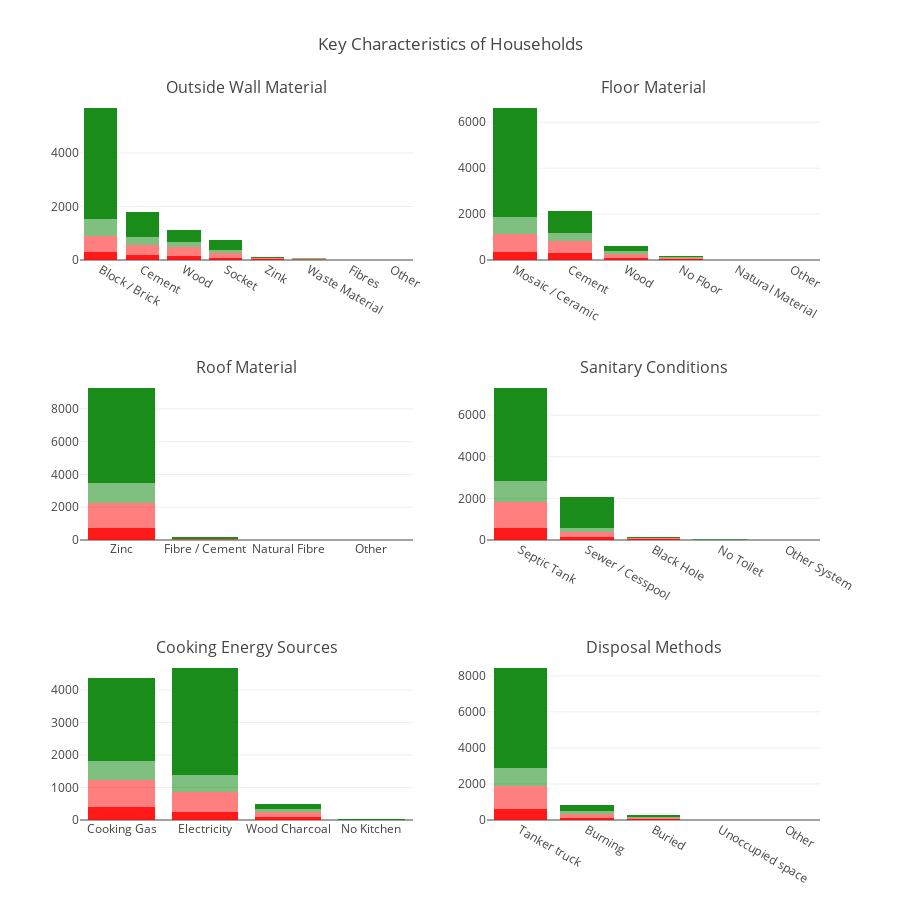

The code cell stored with this chart in its notebook:
### Markdown cell above
## 4. Key Characteristics of the Households 

## 4.1 Household Materials and Methods

### Code cell
def find_prominent(row, mats):
    for c in mats:
        if row[c] == 1:
            return c
    return 

def combine(starter, colname, title, replacemap):
    mats = [c for c in train.columns if c.startswith(starter)]
    train[colname] = train.apply(lambda row : find_prominent(row, mats), axis=1)
    train[colname] = train[colname].apply(lambda x : replacemap[x] if x != None else x )

    om1 = train[train['Target'] == 1][colname].value_counts().to_frame()
    om2 = train[train['Target'] == 2][colname].value_counts().to_frame()
    om3 = train[train['Target'] == 3][colname].value_counts().to_frame()
    om4 = train[train['Target'] == 4][colname].value_counts().to_frame()

    trace1 = go.Bar(y=om1[colname], x=om1.index, name="Extereme", marker=dict(color='red', opacity=0.9))
    trace2 = go.Bar(y=om2[colname], x=om2.index, name="Moderate", marker=dict(color='red', opacity=0.5))
    trace3 = go.Bar(y=om3[colname], x=om3.index, name="Vulnerable", marker=dict(color='green', opacity=0.5))
    trace4 = go.Bar(y=om4[colname], x=om4.index, name="NonVulnerable", marker=dict(color='green', opacity=0.9))
    return [trace1, trace2, trace3, trace4]

titles = ["Outside Wall Material", "Floor Material", "Roof Material", "Sanitary Conditions", "Cooking Energy Sources", "Disposal Methods"]
fig = tools.make_subplots(rows=3, cols=2, print_grid=False, subplot_titles=titles)

### outside material
flr = {'paredblolad' : "Block / Brick", "paredpreb" : "Cement", "paredmad" : "Wood",
      "paredzocalo" : "Socket", "pareddes" : "Waste Material", "paredfibras" : "Fibres",
      "paredother" : "Other", "paredzinc": "Zink"}
res = combine("pared", "outside_material", "Predominanat Material of the External Walls", flr)      
for x in res:
    fig.append_trace(x, 1, 1)

### floor material 
flr = {'pisomoscer' : "Mosaic / Ceramic", "pisocemento" : "Cement", "pisonatur" : "Natural Material",
      "pisonotiene" : "No Floor", "pisomadera" : "Wood", "pisoother" : "Other"}
res = combine("piso", "floor_material", "Floor Material of the Households", flr)
for x in res:
    fig.append_trace(x, 1, 2)

### Roof Material
flr = {'techozinc' : "Zinc", "techoentrepiso" : "Fibre / Cement", "techocane" : "Natural Fibre", "techootro" : "Other"}
res = combine("tech", "roof_material", "Roof Material of the Households", flr)  
for x in res:
    fig.append_trace(x, 2, 1)


### Sanitary Conditions
flr = {'sanitario1' : "No Toilet", "sanitario2" : "Sewer / Cesspool", "sanitario3" : "Septic Tank",
       "sanitario5" : "Black Hole", "sanitario6" : "Other System"}
res = combine("sanit", "sanitary", "Sanitary Conditions of the Households", flr)
for x in res:
    fig.append_trace(x, 2, 2)

### Energy Source
flr = {'energcocinar1' : "No Kitchen", "energcocinar2" : "Electricity", "energcocinar3" : "Cooking Gas",
       "energcocinar4" : "Wood Charcoal"}
res = combine("energ", "energy_source", "Main source of energy for cooking", flr)  
for x in res:
    fig.append_trace(x, 3, 1)

### Disposal Methods
flr = {"elimbasu1":"Tanker truck",
"elimbasu2": "Buried",
"elimbasu3": "Burning",
"elimbasu4": "Unoccupied space",
"elimbasu5": "River",
"elimbasu6": "Other"}
res = combine("elim", "waste_method", "Rubbish Disposals Method", flr)  
for x in res:
    fig.append_trace(x, 3, 2)

fig['layout'].update(height=900, title="Key Characteristics of Households", barmode="stack", showlegend=False)
iplot(fig)

### Figure 1 — Plotly figure (JSON) as saved in the notebook; plotly's stock layout.template omitted (floating-point values rounded to 4 significant figures)
{"data": [{"marker": {"color": "red", "opacity": 0.9}, "name": "Extereme", "type": "bar", "uid": "0bb3727e-e7be-4a0e-a6f1-719856e9ba90", "x": ["Block / Brick", "Cement", "Wood", "Socket", "Zink", "Waste Material", "Fibres"], "xaxis": "x", "y": [295, 187, 154, 81, 24, 12, 2], "yaxis": "y"}, {"marker": {"color": "red", "opacity": 0.5}, "name": "Moderate", "type": "bar", "uid": "c8ab0936-bafc-4a1d-96f3-426bf488fce1", "x": ["Block / Brick", "Cement", "Wood", "Socket", "Waste Material", "Zink", "Fibres", "Other"], "xaxis": "x", "y": [609, 392, 327, 181, 42, 34, 7, 5], "yaxis": "y"}, {"marker": {"color": "green", "opacity": 0.5}, "name": "Vulnerable", "type": "bar", "uid": "170bff13-8597-4342-ba4e-996d7746e8ed", "x": ["Block / Brick", "Cement", "Wood", "Socket", "Waste Material", "Zink"], "xaxis": "x", "y": [620, 282, 174, 118, 11, 4], "yaxis": "y"}, {"marker": {"color": "green", "opacity": 0.9}, "name": "NonVulnerable", "type": "bar", "uid": "162d7886-a4ee-4076-97c4-04db0c0a0868", "x": ["Block / Brick", "Cement", "Wood", "Socket", "Zink", "Waste Material", "Other", "Fibres"], "xaxis": "x", "y": [4153, 936, 450, 363, 63, 17, 9, 5], "yaxis": "y"}, {"marker": {"color": "red", "opacity": 0.9}, "name": "Extereme", "type": "bar", "uid": "a4bdcfc2-3c44-4d78-a930-5e22cc8b5929", "x": ["Mosaic / Ceramic", "Cement", "Wood", "No Floor", "Natural Material"], "xaxis": "x2", "y": [352, 285, 84, 33, 1], "yaxis": "y2"}, {"marker": {"color": "red", "opacity": 0.5}, "name": "Moderate", "type": "bar", "uid": "8392d2a4-9762-4ad8-ad47-ef872cf6ca81", "x": ["Mosaic / Ceramic", "Cement", "Wood", "No Floor", "Natural Material"], "xaxis": "x2", "y": [789, 561, 176, 62, 9], "yaxis": "y2"}, {"marker": {"color": "green", "opacity": 0.5}, "name": "Vulnerable", "type": "bar", "uid": "22882dce-4b28-4026-ba21-46bd33b6b2eb", "x": ["Mosaic / Ceramic", "Cement", "Wood", "No Floor"], "xaxis": "x2", "y": [738, 334, 114, 23], "yaxis": "y2"}, {"marker": {"color": "green", "opacity": 0.9}, "name": "NonVulnerable", "type": "bar", "uid": "5fc1a303-6495-43e8-b5a8-9d50a6d9e4c4", "x": ["Mosaic / Ceramic", "Cement", "Wood", "No Floor", "Other"], "xaxis": "x2", "y": [4742, 950, 256, 39, 9], "yaxis": "y2"}, {"marker": {"color": "red", "opacity": 0.9}, "name": "Extereme", "type": "bar", "uid": "04a7ed7f-8fd8-4c1a-a5e6-1706731673ce", "x": ["Zinc", "Fibre / Cement", "Natural Fibre"], "xaxis": "x3", "y": [726, 12, 7], "yaxis": "y3"}, {"marker": {"color": "red", "opacity": 0.5}, "name": "Moderate", "type": "bar", "uid": "fe13d640-94a6-4ab7-bc36-039670264090", "x": ["Zinc", "Fibre / Cement", "Natural Fibre"], "xaxis": "x3", "y": [1523, 26, 8], "yaxis": "y3"}, {"marker": {"color": "green", "opacity": 0.5}, "name": "Vulnerable", "type": "bar", "uid": "2dfd0bcc-bba4-4826-90da-849e3015fba4", "x": ["Zinc", "Fibre / Cement", "Natural Fibre"], "xaxis": "x3", "y": [1199, 5, 3], "yaxis": "y3"}, {"marker": {"color": "green", "opacity": 0.9}, "name": "NonVulnerable", "type": "bar", "uid": "497d155f-2926-462d-a3c2-2d1aa3617228", "x": ["Zinc", "Fibre / Cement", "Other", "Natural Fibre"], "xaxis": "x3", "y": [5823, 126, 21, 12], "yaxis": "y3"}, {"marker": {"color": "red", "opacity": 0.9}, "name": "Extereme", "type": "bar", "uid": "7bead181-5f9a-49b0-8b81-bb77b2c0acb7", "x": ["Septic Tank", "Sewer / Cesspool", "Black Hole", "No Toilet", "Other System"], "xaxis": "x4", "y": [591, 121, 35, 7, 1], "yaxis": "y4"}, {"marker": {"color": "red", "opacity": 0.5}, "name": "Moderate", "type": "bar", "uid": "bc01583b-4b28-498e-ab29-1490b0341905", "x": ["Septic Tank", "Sewer / Cesspool", "Black Hole", "No Toilet", "Other System"], "xaxis": "x4", "y": [1250, 278, 47, 12, 10], "yaxis": "y4"}, {"marker": {"color": "green", "opacity": 0.5}, "name": "Vulnerable", "type": "bar", "uid": "ac5db012-eb4e-4471-b1ff-34c3b8355f34", "x": ["Septic Tank", "Sewer / Cesspool", "Black Hole", "No Toilet"], "xaxis": "x4", "y": [1012, 157, 31, 9], "yaxis": "y4"}, {"marker": {"color": "green", "opacity": 0.9}, "name": "NonVulnerable", "type": "bar", "uid": "1d10fa75-0816-4a3b-879d-fdf71aed9135", "x": ["Septic Tank", "Sewer / Cesspool", "Black Hole", "Other System", "No Toilet"], "xaxis": "x4", "y": [4451, 1489, 34, 13, 9], "yaxis": "y4"}, {"marker": {"color": "red", "opacity": 0.9}, "name": "Extereme", "type": "bar", "uid": "2db63eed-d6c4-4fb5-ba69-9da80c3336ec", "x": ["Cooking Gas", "Electricity", "Wood Charcoal", "No Kitchen"], "xaxis": "x5", "y": [404, 246, 98, 7], "yaxis": "y5"}, {"marker": {"color": "red", "opacity": 0.5}, "name": "Moderate", "type": "bar", "uid": "7188b13e-7365-451d-a500-3816e54178a8", "x": ["Cooking Gas", "Electricity", "Wood Charcoal", "No Kitchen"], "xaxis": "x5", "y": [820, 623, 151, 3], "yaxis": "y5"}, {"marker": {"color": "green", "opacity": 0.5}, "name": "Vulnerable", "type": "bar", "uid": "71a8458a-7a1a-477c-a9e3-3a9ea1032ab4", "x": ["Cooking Gas", "Electricity", "Wood Charcoal", "No Kitchen"], "xaxis": "x5", "y": [600, 526, 80, 3], "yaxis": "y5"}, {"marker": {"color": "green", "opacity": 0.9}, "name": "NonVulnerable", "type": "bar", "uid": "57a16b31-f5b5-432a-aa9f-c5a69c016c19", "x": ["Electricity", "Cooking Gas", "Wood Charcoal", "No Kitchen"], "xaxis": "x5", "y": [3284, 2557, 150, 5], "yaxis": "y5"}, {"marker": {"color": "red", "opacity": 0.9}, "name": "Extereme", "type": "bar", "uid": "5b032bb5-d155-4a6c-9254-fff74249ca3d", "x": ["Tanker truck", "Burning", "Buried"], "xaxis": "x6", "y": [605, 115, 35], "yaxis": "y6"}, {"marker": {"color": "red", "opacity": 0.5}, "name": "Moderate", "type": "bar", "uid": "3074a87f-f6c8-4d0d-9bb0-3ccd63a4256a", "x": ["Tanker truck", "Burning", "Buried", "Unoccupied space"], "xaxis": "x6", "y": [1282, 222, 82, 11], "yaxis": "y6"}, {"marker": {"color": "green", "opacity": 0.5}, "name": "Vulnerable", "type": "bar", "uid": "6727928b-b9fa-4562-84c3-47545e90cdb0", "x": ["Tanker truck", "Burning", "Buried", "Unoccupied space"], "xaxis": "x6", "y": [1010, 153, 43, 3], "yaxis": "y6"}, {"marker": {"color": "green", "opacity": 0.9}, "name": "NonVulnerable", "type": "bar", "uid": "0249cad1-56c8-44cc-a0fe-c076b4e75251", "x": ["Tanker truck", "Burning", "Buried", "Other"], "xaxis": "x6", "y": [5539, 318, 127, 12], "yaxis": "y6"}], "layout": {"annotations": [{"font": {"size": 16}, "showarrow": false, "text": "Outside Wall Material", "x": 0.225, "xanchor": "center", "xref": "paper", "y": 1, "yanchor": "bottom", "yref": "paper"}, {"font": {"size": 16}, "showarrow": false, "text": "Floor Material", "x": 0.775, "xanchor": "center", "xref": "paper", "y": 1, "yanchor": "bottom", "yref": "paper"}, {"font": {"size": 16}, "showarrow": false, "text": "Roof Material", "x": 0.225, "xanchor": "center", "xref": "paper", "y": 0.6111, "yanchor": "bottom", "yref": "paper"}, {"font": {"size": 16}, "showarrow": false, "text": "Sanitary Conditions", "x": 0.775, "xanchor": "center", "xref": "paper", "y": 0.6111, "yanchor": "bottom", "yref": "paper"}, {"font": {"size": 16}, "showarrow": false, "text": "Cooking Energy Sources", "x": 0.225, "xanchor": "center", "xref": "paper", "y": 0.2222, "yanchor": "bottom", "yref": "paper"}, {"font": {"size": 16}, "showarrow": false, "text": "Disposal Methods", "x": 0.775, "xanchor": "center", "xref": "paper", "y": 0.2222, "yanchor": "bottom", "yref": "paper"}], "barmode": "stack", "height": 900, "showlegend": false, "title": {"text": "Key Characteristics of Households"}, "xaxis": {"anchor": "y", "domain": [0, 0.45]}, "xaxis2": {"anchor": "y2", "domain": [0.55, 1]}, "xaxis3": {"anchor": "y3", "domain": [0, 0.45]}, "xaxis4": {"anchor": "y4", "domain": [0.55, 1]}, "xaxis5": {"anchor": "y5", "domain": [0, 0.45]}, "xaxis6": {"anchor": "y6", "domain": [0.55, 1]}, "yaxis": {"anchor": "x", "domain": [0.7778, 1]}, "yaxis2": {"anchor": "x2", "domain": [0.7778, 1]}, "yaxis3": {"anchor": "x3", "domain": [0.3889, 0.6111]}, "yaxis4": {"anchor": "x4", "domain": [0.3889, 0.6111]}, "yaxis5": {"anchor": "x5", "domain": [0, 0.2222]}, "yaxis6": {"anchor": "x6", "domain": [0, 0.2222]}}}
